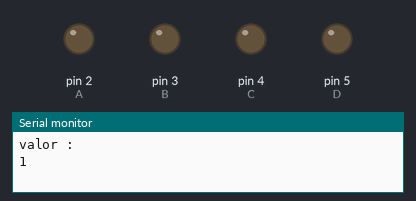
This sketch was run on a simulated Arduino Uno, built with avr-gcc and run on an emulated ATmega328P. On the bench: output pins drawn as LEDs (lit = HIGH), the last lines printed to the serial monitor.

Above: at 0.2 s.
At 1.7 s:
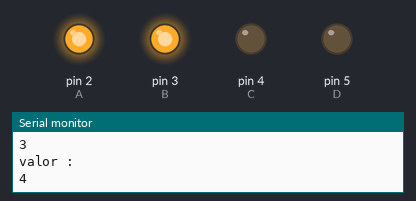
At 2.7 s:
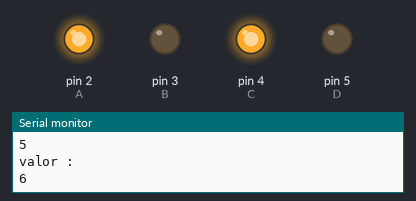
At 3.7 s:
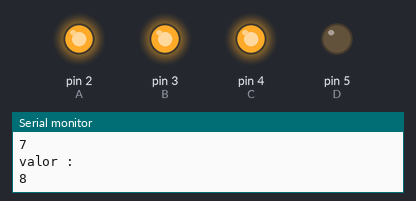
At 5.7 s:
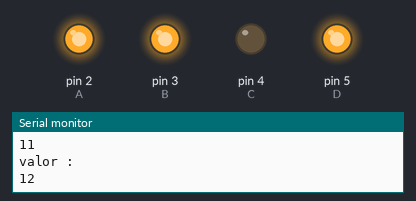
At 7.7 s:
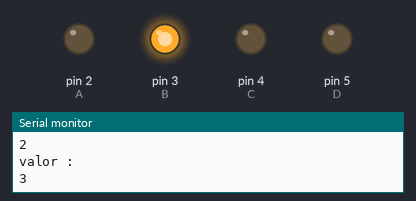
Timing chart, 0 to 8.5 s (numbered marks = the images above):
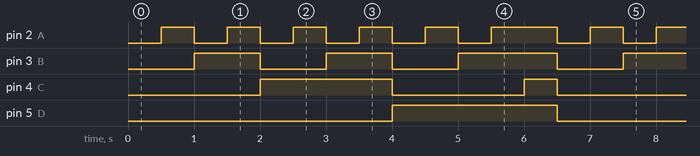

The sketch:

serial.ino
```cpp
#include <SoftwareSerial.h>

SoftwareSerial mySerial(0, 1); // RX, TX

int A = 2;
int B = 3;
int C = 4;
int D = 5;


void setup() {
  pinMode(A, OUTPUT);
  pinMode(B, OUTPUT);
  pinMode(C, OUTPUT);
  pinMode(D, OUTPUT);

  Serial.begin(9600);
  //Serial.println("hola");
}


void loop() {
  for (int i = 1; i <= 13; i++) {
    selecPic(i);
    Serial.println("valor : ");
    Serial.println(i);
    Serial.println("\n");
    delay(500);
  }
}

void selecPic(int var) {
  switch (var) {
    case 1:
      ad_Pic(0, 0, 0, 0);
      break;
    case 2:
      ad_Pic(0, 0, 0, 1);
      break;
    case 3:
      ad_Pic(0, 0, 1, 0);
      break;
    case 4:
      ad_Pic(0, 0, 1, 1);
      break;
    case 5:
      ad_Pic(0, 1, 0, 0);
      break;
    case 6:
      ad_Pic(0, 1, 0, 1);
      break;
    case 7:
      ad_Pic(0, 1, 1, 0);
      break;
    case 8:
      ad_Pic(0, 1, 1, 1);
      break;
    case 9:
      ad_Pic(1, 0, 0, 0);
      break;
    case 10:
      ad_Pic(1, 0, 0, 1);
      break;
    case 11:
      ad_Pic(1, 0, 1, 0);
      break;
    case 12:
      ad_Pic(1, 0, 1, 1);
      break;
    default:
      ad_Pic(1, 1, 1, 1);
      break;
  }
}

void ad_Pic(int Dd, int Cc, int Bb, int Aa) {
  if (Aa == 1) {
    digitalWrite(A, HIGH);
  }
  else {
    digitalWrite(A, LOW);
  }

  if (Bb == 1) {
    digitalWrite(B, HIGH);
  }
  else {
    digitalWrite(B, LOW);
  }

  if (Cc == 1) {
    digitalWrite(C, HIGH);
  }
  else {
    digitalWrite(C, LOW);
  }

  if (Dd == 1) {
    digitalWrite(D, HIGH);
  }
  else {
    digitalWrite(D, LOW);
  }
}
```

Measured:
- by itself, pin 2 (A): repeats every 6.5 s: 4 × (LOW 0.50 s, HIGH 0.50 s), LOW 0.50 s, HIGH 1.0 s, LOW 0.50 s, HIGH 0.50 s
- by itself, pin 3 (B): repeats every 6.5 s: LOW 1.0 s, HIGH 1.0 s, LOW 1.0 s, HIGH 1.5 s, LOW 1.0 s, HIGH 1.0 s
- by itself, pin 4 (C): repeats every 6.5 s: LOW 2.0 s, HIGH 0.50 s, LOW 2.0 s, HIGH 2.0 s
- by itself, pin 5 (D): alternates HIGH for 2.5 s and LOW for 4.0 s
